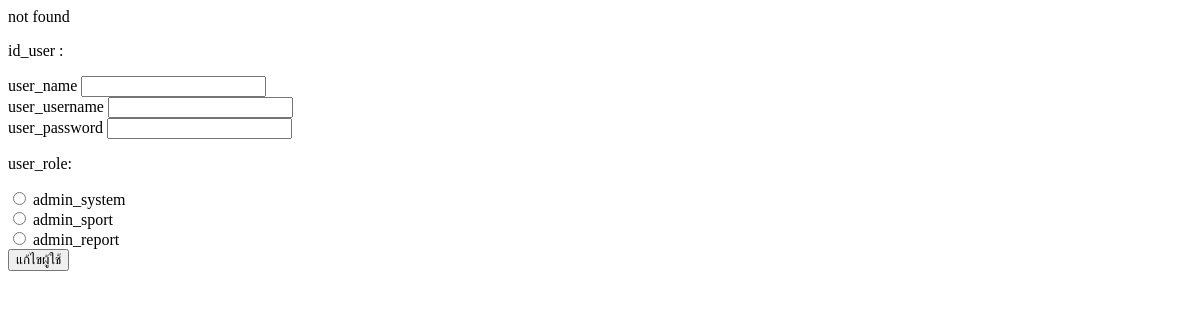
The page /admin/edit/edit_admin_sys.php on the database as committed earlier.
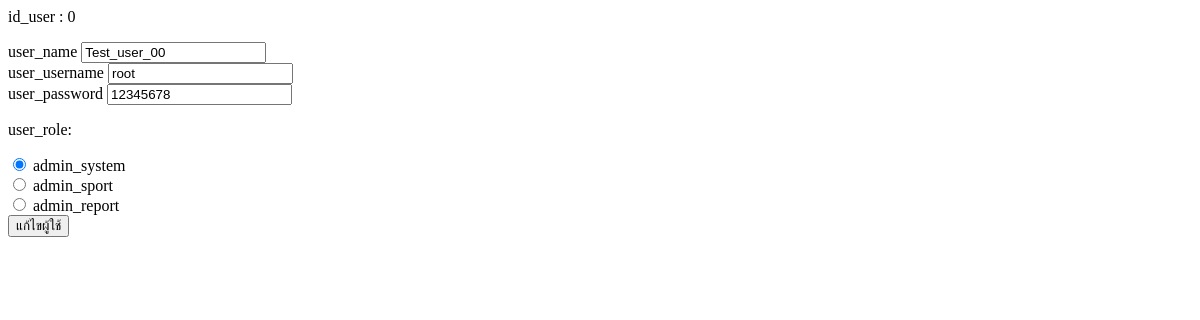
The same page on the database as committed later.
### tables this page shows
CREATE TABLE `users` (
  `user_id` int(3) NOT NULL,
  `user_name` varchar(64) NOT NULL,
  `user_username` varchar(32) NOT NULL,
  `user_password` varchar(64) NOT NULL,
  `user_role` varchar(16) NOT NULL
);

### admin/edit/edit_admin_sys.php (the view, shortened to what this page needs)
<body>
<?php
	$id_edit_users = $_GET['user_id'] ;
	$sql_find_edit_users = "SELECT * FROM `users` WHERE `user_id` = '$id_edit_users'";
	$result_find_edit_users = mysqli_query($conn, $sql_find_edit_users);
	if (mysqli_num_rows($result_find_edit_users) > 0 ) {
		$row_find_edit_users = mysqli_fetch_assoc($result_find_edit_users);
		$user_id = $row_find_edit_users['user_id'];
	}else{
		echo "not found";
	}
?>
<form method="post" action="">
	<p>id_user : <?php echo $user_id; ?></p>
	<label for="user_name">user_name</label>
	<input type="text" id="user_name" name="user_name" value="<?php echo $row_find_edit_users['user_name']; ?>" required><br>
	<label for="user_username">user_username</label>
	<input type="text" id="user_username" name="user_username" value="<?php echo $row_find_edit_users['user_username']; ?>" required><br>
	<label for="user_password">user_password</label>
	<input type="text" id="user_password" name="user_password" value="<?php echo $row_find_edit_users['user_password']; ?>" required><br>
	<p>user_role:</p>
	<input type="radio" id="admin_system" name="user_role" value="admin_system" <?php if ($row_find_edit_users['user_role'] == "admin_system") {echo "checked";} ?> required>
	<label for="admin_system">admin_system</label><br>
	<input type="radio" id="admin_sport" name="user_role" value="admin_sport" <?php if ($row_find_edit_users['user_role'] == "admin_sport") {echo "checked";} ?> required>
	<label for="admin_sport">admin_sport</label><br>
	<input type="radio" id="admin_report" name="user_role" value="admin_report" <?php if ($row_find_edit_users['user_role'] == "admin_report") {echo "checked";} ?> required>
	<label for="admin_report">admin_report</label><br>
	<input type="submit" name="edit_admin" value="แก้ไขผู้ใช้"><br>
</form>
</body>

Rows that differ between the two databases and show on the page:
added users: user_id "0", user_name "Test_user_00", user_username "root", user_password "12345678", user_role "☑ admin_system", user_role "☐ admin_sport", user_role "☐ admin_report"
Other text that changed with them:
form field user_role: "☐ admin_system" → (not shown)
form field user_role: "☐ admin_sport" → (not shown)
form field user_role: "☐ admin_report" → (not shown)
text no longer shown: "not found"
